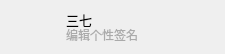
<?xml version="1.0" encoding="UTF-8"?>
<ui version="4.0">
 <class>LitterIem</class>
 <widget class="QWidget" name="LitterIem">
  <property name="geometry">
   <rect>
    <x>0</x>
    <y>0</y>
    <width>225</width>
    <height>54</height>
   </rect>
  </property>
  <property name="minimumSize">
   <size>
    <width>0</width>
    <height>54</height>
   </size>
  </property>
  <property name="maximumSize">
   <size>
    <width>16777215</width>
    <height>54</height>
   </size>
  </property>
  <property name="windowTitle">
   <string>Form</string>
  </property>
  <property name="styleSheet">
   <string notr="true">#litter_main:hover{
	background-color: rgb(252, 235, 172);
}

#label_pic{
	border-radius:4px;
}

#label_name{
	font-size:10pt;	
}

#label_signal{
	color:rgb(170, 170, 170)
}

</string>
  </property>
  <layout class="QHBoxLayout" name="horizontalLayout_2">
   <property name="spacing">
    <number>0</number>
   </property>
   <property name="leftMargin">
    <number>0</number>
   </property>
   <property name="topMargin">
    <number>0</number>
   </property>
   <property name="rightMargin">
    <number>0</number>
   </property>
   <property name="bottomMargin">
    <number>0</number>
   </property>
   <item>
    <widget class="QWidget" name="litter_main" native="true">
     <layout class="QHBoxLayout" name="horizontalLayout">
      <property name="spacing">
       <number>6</number>
      </property>
      <property name="leftMargin">
       <number>12</number>
      </property>
      <property name="topMargin">
       <number>6</number>
      </property>
      <property name="bottomMargin">
       <number>6</number>
      </property>
      <item>
       <widget class="QLabel" name="label_pic">
        <property name="minimumSize">
         <size>
          <width>42</width>
          <height>42</height>
         </size>
        </property>
        <property name="maximumSize">
         <size>
          <width>42</width>
          <height>42</height>
         </size>
        </property>
        <property name="text">
         <string/>
        </property>
        <property name="pixmap">
         <pixmap resource="../res.qrc">:/icon/photo/p1.png</pixmap>
        </property>
        <property name="scaledContents">
         <bool>true</bool>
        </property>
       </widget>
      </item>
      <item>
       <widget class="QWidget" name="widget" native="true">
        <layout class="QVBoxLayout" name="verticalLayout">
         <property name="spacing">
          <number>0</number>
         </property>
         <property name="leftMargin">
          <number>6</number>
         </property>
         <property name="topMargin">
          <number>6</number>
         </property>
         <property name="rightMargin">
          <number>0</number>
         </property>
         <property name="bottomMargin">
          <number>6</number>
         </property>
         <item>
          <widget class="QLabel" name="label_name">
           <property name="text">
            <string>三七</string>
           </property>
          </widget>
         </item>
         <item>
          <widget class="QLabel" name="label_signal">
           <property name="text">
            <string>编辑个性签名</string>
           </property>
          </widget>
         </item>
        </layout>
       </widget>
      </item>
     </layout>
    </widget>
   </item>
  </layout>
 </widget>
 <resources>
  <include location="../res.qrc"/>
 </resources>
 <connections/>
</ui>
